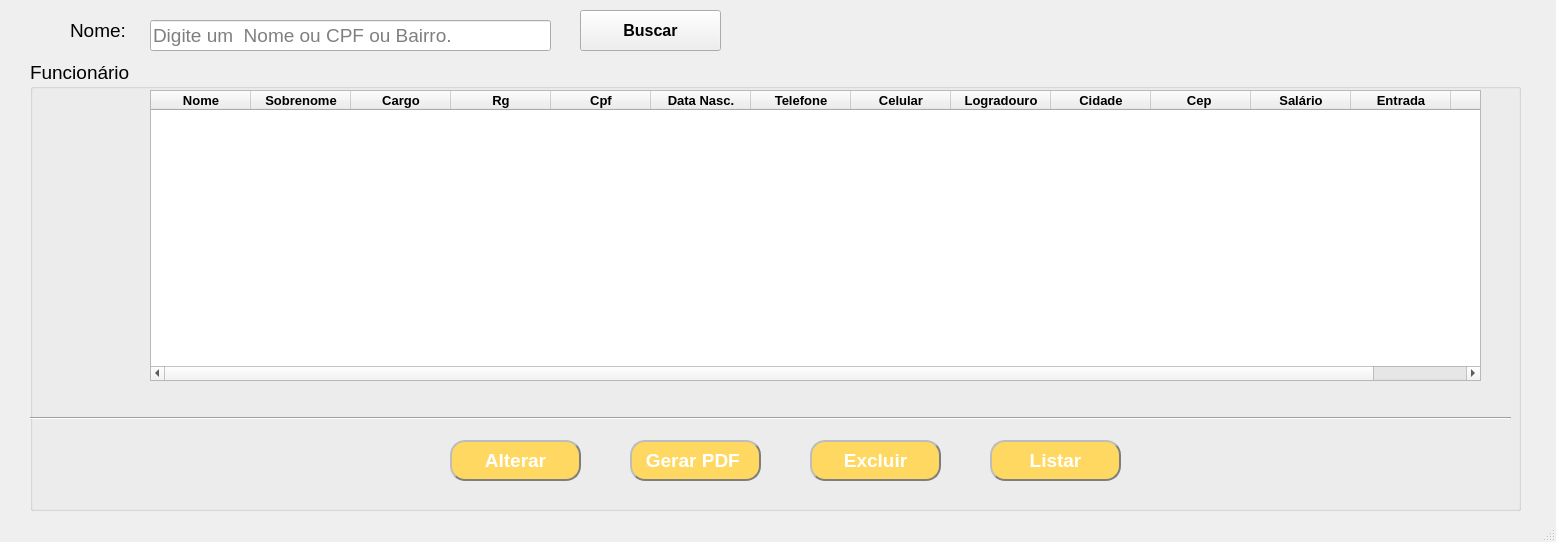
<?xml version="1.0" encoding="UTF-8"?>
<ui version="4.0">
 <class>MainWindow</class>
 <widget class="QMainWindow" name="MainWindow">
  <property name="geometry">
   <rect>
    <x>0</x>
    <y>0</y>
    <width>1556</width>
    <height>542</height>
   </rect>
  </property>
  <property name="minimumSize">
   <size>
    <width>1556</width>
    <height>0</height>
   </size>
  </property>
  <property name="maximumSize">
   <size>
    <width>1556</width>
    <height>542</height>
   </size>
  </property>
  <property name="windowTitle">
   <string>TOTÓ MEU AMIGÃO - FUNCIONÁRIO - ADICIONAR -  EXCLUIR - ALTERAR - LISTAR</string>
  </property>
  <widget class="QWidget" name="centralwidget">
   <widget class="QGroupBox" name="groupBox">
    <property name="geometry">
     <rect>
      <x>30</x>
      <y>60</y>
      <width>1491</width>
      <height>451</height>
     </rect>
    </property>
    <property name="font">
     <font>
      <pointsize>14</pointsize>
     </font>
    </property>
    <property name="title">
     <string>Funcionário</string>
    </property>
    <widget class="Line" name="line">
     <property name="geometry">
      <rect>
       <x>0</x>
       <y>350</y>
       <width>1481</width>
       <height>16</height>
      </rect>
     </property>
     <property name="orientation">
      <enum>Qt::Horizontal</enum>
     </property>
    </widget>
    <widget class="QTableWidget" name="tabelaFuncionarios">
     <property name="geometry">
      <rect>
       <x>120</x>
       <y>30</y>
       <width>1331</width>
       <height>291</height>
      </rect>
     </property>
     <property name="font">
      <font>
       <pointsize>10</pointsize>
       <weight>75</weight>
       <bold>true</bold>
      </font>
     </property>
     <column>
      <property name="text">
       <string>Nome</string>
      </property>
     </column>
     <column>
      <property name="text">
       <string>Sobrenome</string>
      </property>
     </column>
     <column>
      <property name="text">
       <string>Cargo</string>
      </property>
     </column>
     <column>
      <property name="text">
       <string>Rg</string>
      </property>
     </column>
     <column>
      <property name="text">
       <string>Cpf</string>
      </property>
     </column>
     <column>
      <property name="text">
       <string>Data Nasc.</string>
      </property>
     </column>
     <column>
      <property name="text">
       <string>Telefone</string>
      </property>
     </column>
     <column>
      <property name="text">
       <string>Celular</string>
      </property>
     </column>
     <column>
      <property name="text">
       <string>Logradouro</string>
      </property>
     </column>
     <column>
      <property name="text">
       <string>Cidade</string>
      </property>
     </column>
     <column>
      <property name="text">
       <string>Cep </string>
      </property>
     </column>
     <column>
      <property name="text">
       <string>Salário</string>
      </property>
     </column>
     <column>
      <property name="text">
       <string>Entrada</string>
      </property>
     </column>
     <column>
      <property name="text">
       <string>Saída</string>
      </property>
     </column>
    </widget>
    <widget class="QPushButton" name="btnGerarPdf">
     <property name="geometry">
      <rect>
       <x>600</x>
       <y>380</y>
       <width>131</width>
       <height>41</height>
      </rect>
     </property>
     <property name="font">
      <font>
       <pointsize>14</pointsize>
       <weight>75</weight>
       <bold>true</bold>
      </font>
     </property>
     <property name="styleSheet">
      <string notr="true">color: rgb(255, 255, 255);
background-color: rgb(255, 216, 98);
border-style: outset;
border-width: 2px;
border-radius: 15px; 
border-color: rgb(126, 126, 126);
</string>
     </property>
     <property name="text">
      <string>Gerar PDF </string>
     </property>
    </widget>
    <widget class="QPushButton" name="btnExcluirFuncionario">
     <property name="geometry">
      <rect>
       <x>780</x>
       <y>380</y>
       <width>131</width>
       <height>41</height>
      </rect>
     </property>
     <property name="font">
      <font>
       <pointsize>14</pointsize>
       <weight>75</weight>
       <bold>true</bold>
      </font>
     </property>
     <property name="styleSheet">
      <string notr="true">color: rgb(255, 255, 255);
background-color: rgb(255, 216, 98);
border-style: outset;
border-width: 2px;
border-radius: 15px; 
border-color: rgb(126, 126, 126);
</string>
     </property>
     <property name="text">
      <string>Excluir</string>
     </property>
    </widget>
    <widget class="QPushButton" name="btnListarFuncionario">
     <property name="geometry">
      <rect>
       <x>960</x>
       <y>380</y>
       <width>131</width>
       <height>41</height>
      </rect>
     </property>
     <property name="font">
      <font>
       <pointsize>14</pointsize>
       <weight>75</weight>
       <bold>true</bold>
      </font>
     </property>
     <property name="styleSheet">
      <string notr="true">color: rgb(255, 255, 255);
background-color: rgb(255, 216, 98);
border-style: outset;
border-width: 2px;
border-radius: 15px; 
border-color: rgb(126, 126, 126);
</string>
     </property>
     <property name="text">
      <string>Listar</string>
     </property>
    </widget>
    <widget class="QPushButton" name="btnAlterar">
     <property name="geometry">
      <rect>
       <x>420</x>
       <y>380</y>
       <width>131</width>
       <height>41</height>
      </rect>
     </property>
     <property name="font">
      <font>
       <pointsize>14</pointsize>
       <weight>75</weight>
       <bold>true</bold>
      </font>
     </property>
     <property name="styleSheet">
      <string notr="true">color: rgb(255, 255, 255);
background-color: rgb(255, 216, 98);
border-style: outset;
border-width: 2px;
border-radius: 15px; 
border-color: rgb(126, 126, 126);
</string>
     </property>
     <property name="text">
      <string>Alterar</string>
     </property>
    </widget>
   </widget>
   <widget class="QLineEdit" name="txtNomeFuncionario">
    <property name="geometry">
     <rect>
      <x>150</x>
      <y>20</y>
      <width>401</width>
      <height>31</height>
     </rect>
    </property>
    <property name="font">
     <font>
      <pointsize>14</pointsize>
     </font>
    </property>
    <property name="placeholderText">
     <string>Digite um  Nome ou CPF ou Bairro.</string>
    </property>
   </widget>
   <widget class="QLabel" name="label">
    <property name="geometry">
     <rect>
      <x>70</x>
      <y>20</y>
      <width>71</width>
      <height>21</height>
     </rect>
    </property>
    <property name="font">
     <font>
      <pointsize>14</pointsize>
      <weight>50</weight>
      <bold>false</bold>
     </font>
    </property>
    <property name="text">
     <string>Nome:</string>
    </property>
   </widget>
   <widget class="QPushButton" name="btnBuscarFuncionario">
    <property name="geometry">
     <rect>
      <x>580</x>
      <y>10</y>
      <width>141</width>
      <height>41</height>
     </rect>
    </property>
    <property name="font">
     <font>
      <pointsize>12</pointsize>
      <weight>75</weight>
      <bold>true</bold>
     </font>
    </property>
    <property name="styleSheet">
     <string notr="true"/>
    </property>
    <property name="text">
     <string>Buscar</string>
    </property>
   </widget>
  </widget>
  <widget class="QStatusBar" name="statusbar"/>
 </widget>
 <tabstops>
  <tabstop>txtNomeFuncionario</tabstop>
  <tabstop>btnBuscarFuncionario</tabstop>
  <tabstop>tabelaFuncionarios</tabstop>
 </tabstops>
 <resources/>
 <connections/>
</ui>
